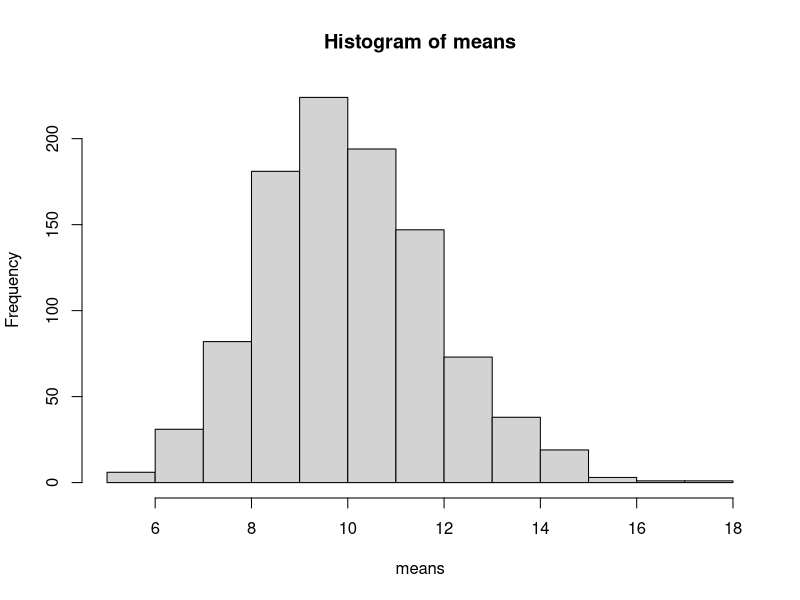

Reproduce this figure in R.
### Description: Chapter 4 Excercises
### @author      Bradley Cronce
### @version     3/22/2014

### Problems    13, 14, 15, 16, 17, 21 



## Problem 2 -- Consider the population [3, 6, 7, 9, 11, 14]. For samples of size 3 without replacement,
##              find (and plot) the sampling distribution of the minimum. What is the mean of the 
##              sampling distribution? The statistic is an estimate of some parameter -- what is
##              the value of that parameter?



## Problem 5 -- Let X1, X2,..., Xn be a random sample from some distribution and suppose
##              Y = T(X1, X2,..., Xn) is a statistic. Suppose the sampling distribution of Y
##              pdf f(y) = (3/8)y^2 for 0 <= y <= 2. Find P(0 <= Y <= 1/5).



## Problem 12 -- A friend claims she has drawn a random sample of size 30 from the exponential
##               distribution with lambda = 1/10. The mean of her sample is 12.


  # Part (a) -- What is the expected value of a sample mean?


  # Part (b) -- Run a simulation by drawing 1000 random samples, each of size 30, 
  #             from EXP(1/10) and then compute the mean. What proportion of the
  #             sample means are as large as or larger than 12?
  #
  means <- numeric(1000) # space for results (vector of 0's)

  for (i in 1:1000) {
  
    x <- rexp(30, rate = 1/10) # draw random sample of size 30
    means[i] <- mean(x) # compute mean, save in position i
  
  }
  hist(means)

  
  # Part (c) -- Is a mean of 12 unusual for a sample of size 30 fomr Exp(1/10)?
  
  
  
## Problem 13